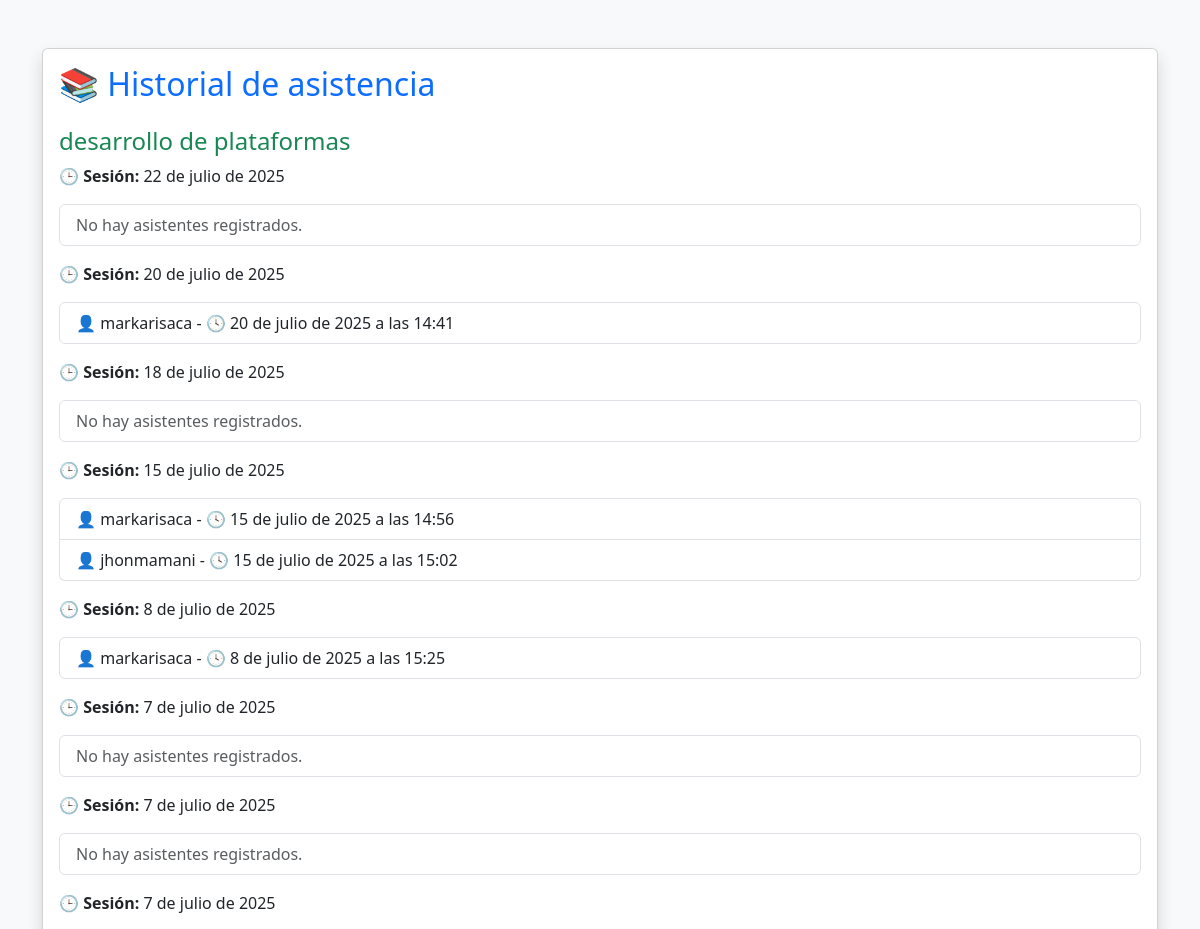
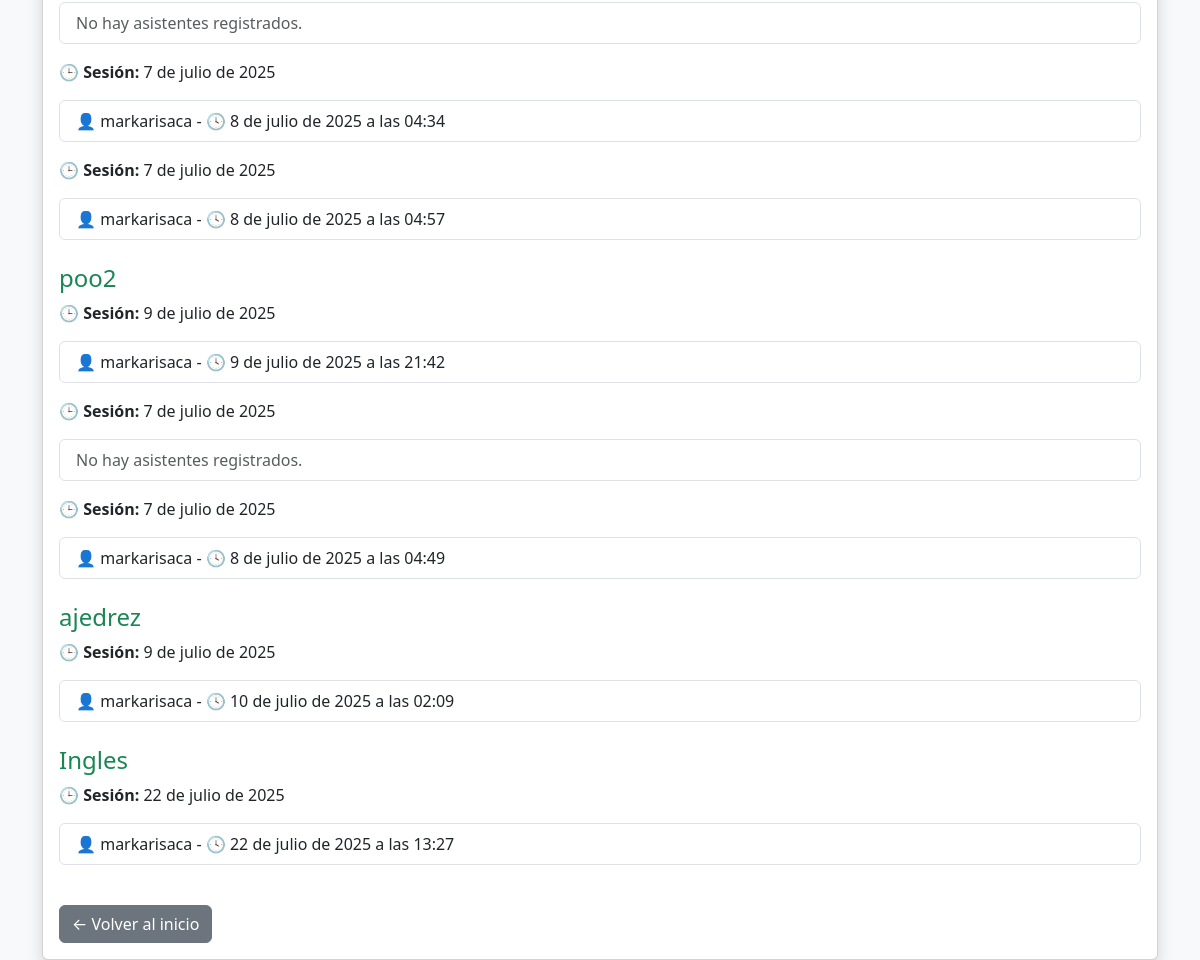
The app's page /historial-docentes/ (signed in), older data (2 pictures, top to bottom).
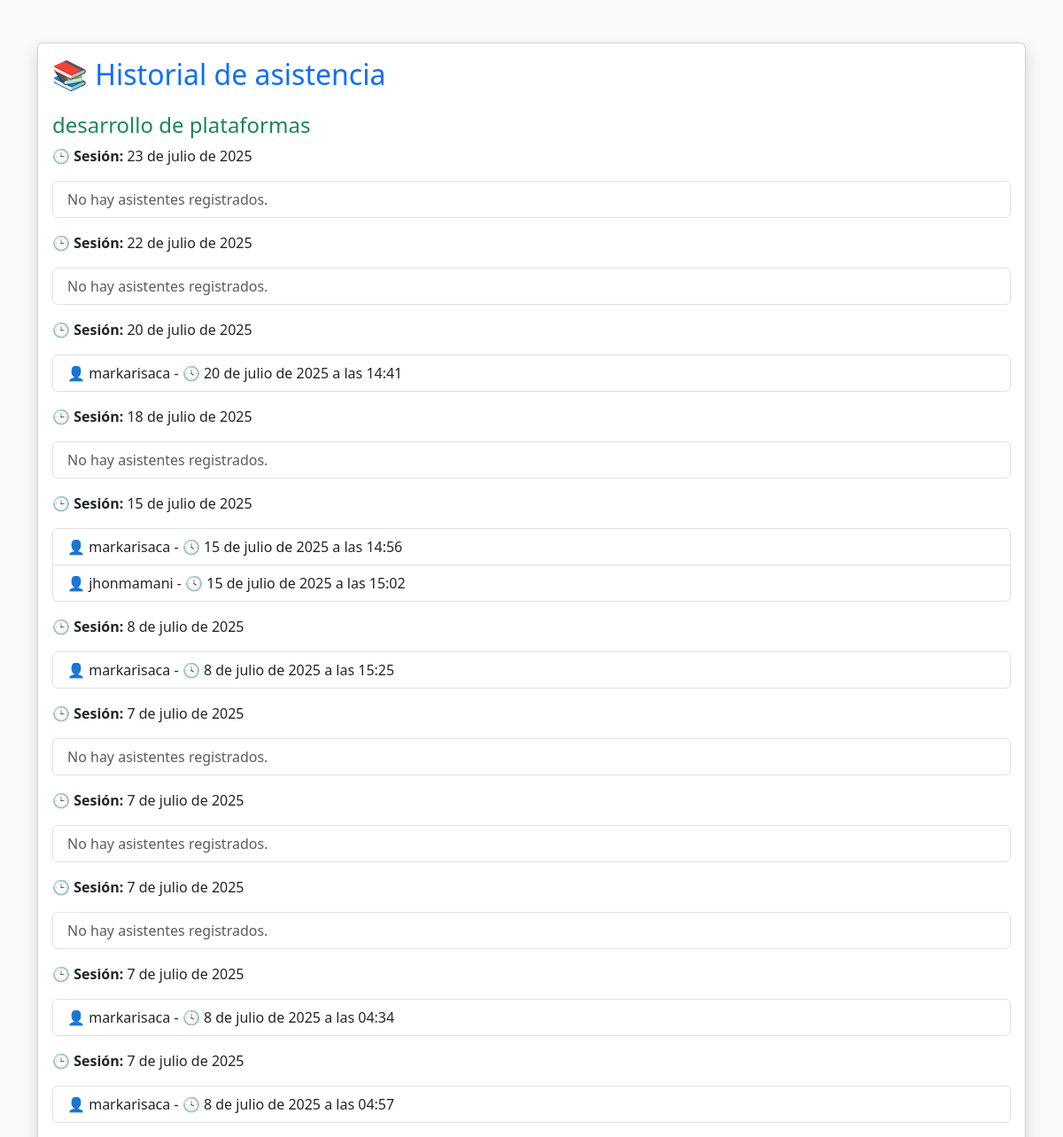
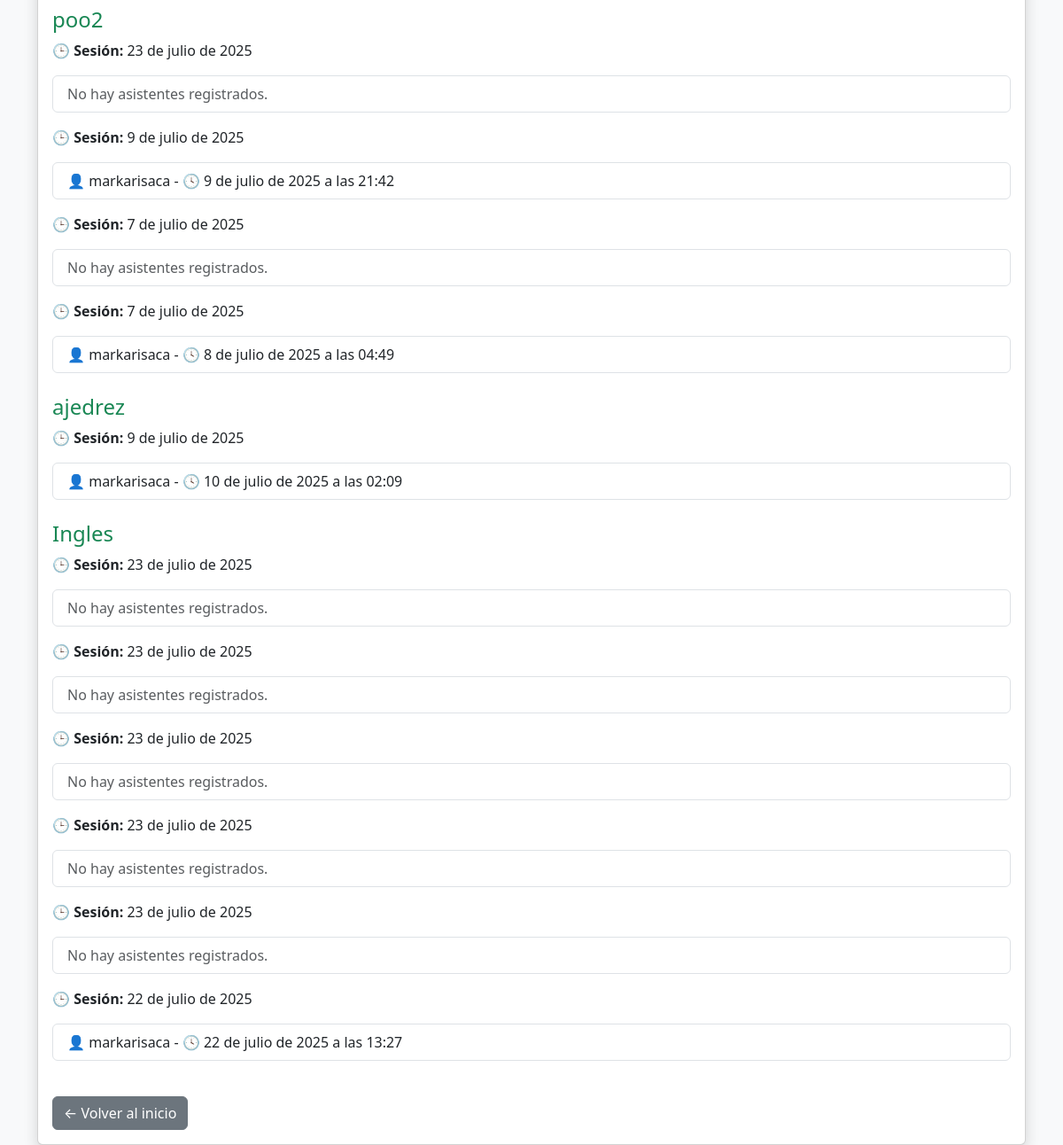
The same page, newer data (2 pictures, top to bottom).
### usuarios/models.py (models this page shows, shortened)
class Curso(models.Model):
    nombre = models.CharField(max_length=100)
    descripcion = models.TextField(blank=True, validators=[MinLengthValidator(10)])
    docente = models.ForeignKey(settings.AUTH_USER_MODEL, on_delete=models.CASCADE)

class Sesion(models.Model):
    curso = models.ForeignKey(Curso, on_delete=models.CASCADE)
    fecha = models.DateField(auto_now_add=True)
    uuid = models.UUIDField(default=uuid.uuid4, editable=False, unique=True)

class Asistencia(models.Model):
    sesion = models.ForeignKey(Sesion, on_delete=models.CASCADE)
    estudiante = models.ForeignKey(Usuario, on_delete=models.CASCADE)
    fecha_hora = models.DateTimeField(auto_now_add=True)
    class Meta:
        unique_together = ('sesion', 'estudiante')

class Usuario(AbstractUser):
    es_docente = models.BooleanField(default=False)

### usuarios/views.py (the view)
# urls.py: path('historial-docentes/', views.historial_docente_view, name='historial_docente'),
@login_required
def historial_docente_view(request):
    if not request.user.es_docente:
        return redirect('inicio')
    cursos = Curso.objects.filter(docente=request.user)
    data = []
    for curso in cursos:
        sesiones = Sesion.objects.filter(curso=curso).order_by('-fecha')
        sesiones_data = []
        for sesion in sesiones:
            asistentes = Asistencia.objects.filter(sesion=sesion)
            sesiones_data.append({
                'sesion': sesion,
                'asistentes': asistentes
            })
        data.append({
            'curso': curso,
            'sesiones': sesiones_data
        })
    return render(request, 'usuarios/historial_docente.html', {
        'historial': data
    })

### usuarios/templates/usuarios/historial_docente.html (shortened to what this page needs)
<!DOCTYPE html>
<html lang="es">
<head>
    <link href="https://cdn.jsdelivr.net/npm/bootstrap@5.3.0/dist/css/bootstrap.min.css" rel="stylesheet">
</head>
<body class="bg-light">
    <div class="container mt-5">
        <div class="card shadow">
            <div class="card-body">
                <h2 class="card-title mb-4 text-primary">📚 Historial de asistencia</h2>
                {% for curso_data in historial %}
                    <div class="mb-4">
                        <h4 class="text-success">{{ curso_data.curso.nombre }}</h4>
                        {% for sesion_data in curso_data.sesiones %}
                            <div class="mb-3">
                                <p><strong>🕒 Sesión:</strong> {{ sesion_data.sesion.fecha }}</p>
                                <ul class="list-group">
                                    {% for asistencia in sesion_data.asistentes %}
                                        <li class="list-group-item">
                                            👤 {{ asistencia.estudiante.username }} - 🕓 {{ asistencia.fecha_hora }}
                                        </li>
                                    {% empty %}
                                        <li class="list-group-item text-muted">No hay asistentes registrados.</li>
                                    {% endfor %}
                                </ul>
                            </div>
                        {% endfor %}
                    </div>
                {% endfor %}
                <a href="{% url 'inicio' %}" class="btn btn-secondary mt-3">← Volver al inicio</a>
            </div>
        </div>
    </div>
</body>
</html>

Row changes from the older to the newer data that the page shows:
added Sesion: sesion.fecha "23 de julio de 2025", shown under Curso "desarrollo de plataformas"
added Sesion: sesion.fecha "23 de julio de 2025", shown under Curso "poo2"
added Sesion: sesion.fecha "23 de julio de 2025", shown under Curso "Ingles"
added Sesion: sesion.fecha "23 de julio de 2025", shown under Curso "Ingles"
added Sesion: sesion.fecha "23 de julio de 2025", shown under Curso "Ingles"
added Sesion: sesion.fecha "23 de julio de 2025", shown under Curso "Ingles"
added Sesion: sesion.fecha "23 de julio de 2025", shown under Curso "Ingles"
